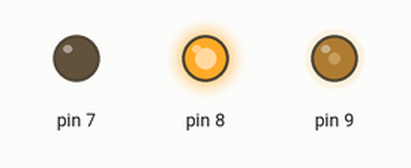
A sketch run on a simulated Arduino Uno, built with avr-gcc and run on an emulated ATmega328P. Shown: output pins drawn as LEDs (lit = HIGH).

Above: at 0.05 s.
At 4.95 s:
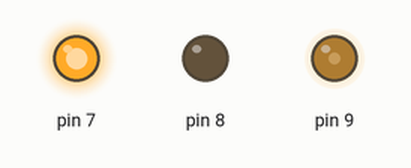
Timing chart, 0 to 5.8 s (numbered marks = the images above):
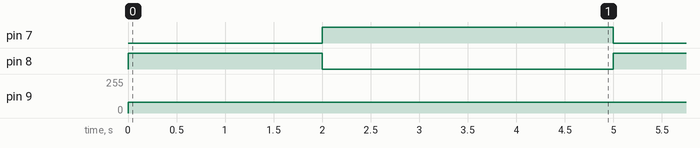

The sketch:

hbridge_controll.ino
```cpp
void setup() {
  // put your setup code here, to run once:
pinMode(7,OUTPUT);
pinMode(8,OUTPUT);
pinMode(9,OUTPUT);
}

void loop() {
  // put your main code here, to run repeatedly:
digitalWrite(8,HIGH);
digitalWrite(7,LOW);
analogWrite(9,80);
delay (2000);
digitalWrite(8,LOW);
digitalWrite(7,HIGH);
delay (3000);}
```

Measured:
- by itself, pin 7: alternates HIGH for 3.0 s and LOW for 2.0 s
- by itself, pin 8: alternates HIGH for 2.0 s and LOW for 3.0 s
- by itself, pin 9: 0/255 → 80/255 at 0.00 s
